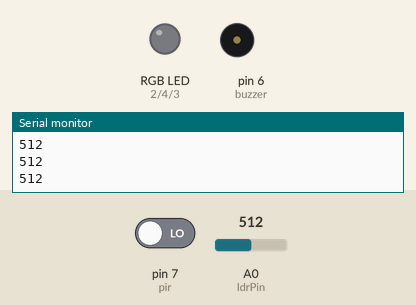
Bench run of a sketch on a simulated Arduino Uno, built with avr-gcc and run on an emulated ATmega328P. Shown: an RGB LED mixed from three pins (HIGH = lit), buzzer (waves = sounding, pin HIGH), the last lines printed to the serial monitor. The test bench sets the inputs (shaded band); at power-on: A0 (ldrPin) = 512, pin 7 (pir) LOW.

Above: at 1.2 s.
1.3 s: A0 (ldrPin) set to 485
At 2.0 s:
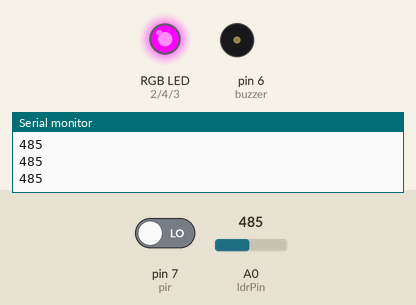
2.8 s: pin 7 (pir) driven HIGH
At 3.1 s:
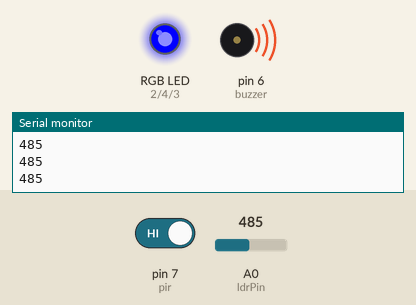
4.3 s: pin 7 (pir) driven LOW
At 5.3 s:
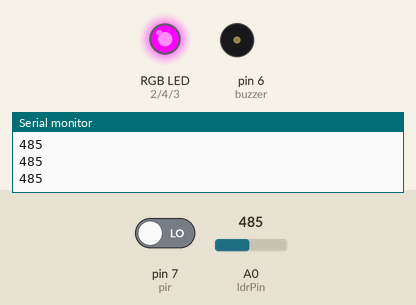
Timing chart, 0 to 7.3 s (numbered marks = the images above; inputs shaded):
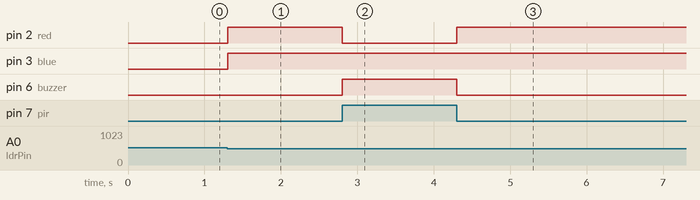

Measured:
- the behaviour switches between 501 and 500 on A0 (ldrPin) (found by bisection; images 0 and 1)
- after the input at 1.3 s, pin 2 (red), pin 3 (blue): LOW → HIGH at once
- after the input at 2.8 s, pin 2 (red): HIGH → LOW at once; pin 6 (buzzer): LOW → HIGH at once
- after the input at 4.3 s, pin 2 (red): LOW → HIGH at once; pin 6 (buzzer): HIGH → LOW at once

The sketch:

sketch_jun30a.ino
```cpp
int buzzer= 6;
int pir= 7;
int red= 2;
int blue= 3;
int green= 4;
int ldrPin = A0;
int threshold = 500;  // Adjust this based on ambient light


void setup() {
  pinMode(pir, INPUT);
  digitalWrite(pir, LOW); // Keep PIR OFF initially
  pinMode(buzzer, OUTPUT);
  pinMode(red, OUTPUT);
  pinMode(green, OUTPUT);
  pinMode(blue, OUTPUT);
  Serial.begin(9600);
}

void loop() {
  int lightLevel = analogRead(ldrPin);   // Read LDR value
  Serial.println(lightLevel);
  if(lightLevel<=threshold) {
  if(digitalRead(pir) == HIGH) {
    digitalWrite(buzzer, HIGH);
    RBG_color(0,255,0);//blue
	//as we use RCBG instead of RCGB LED, we have to write RBG_color = (0,255,0);
    //if we used the right sequence RCGB LED, we would write RGB_color = (0,0,255); as shown in the video
    while(digitalRead(pir) == HIGH);
  }
  else {
    digitalWrite(buzzer, LOW);
    RBG_color(255,255,0);//Magenta
    //as we use RCBG instead of RCGB LED, we have to write RBG_color = (255,0,255);
    //if we used the right sequence RCGB LED, we would write RGB_color = (255,255,0); as shown in the video
  }
  }
  else
    digitalRead(pir) == LOW;
}

void RBG_color(int red_value, int blue_value, int green_value) {
  digitalWrite(red, red_value);
  digitalWrite(blue, blue_value);
  digitalWrite(green, green_value);
}
```
